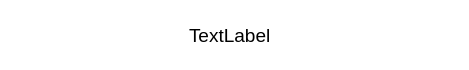
<?xml version="1.0" encoding="UTF-8"?>
<ui version="4.0">
 <class>Form</class>
 <widget class="QWidget" name="Form">
  <property name="geometry">
   <rect>
    <x>0</x>
    <y>0</y>
    <width>469</width>
    <height>70</height>
   </rect>
  </property>
  <property name="sizePolicy">
   <sizepolicy hsizetype="Preferred" vsizetype="Preferred">
    <horstretch>0</horstretch>
    <verstretch>0</verstretch>
   </sizepolicy>
  </property>
  <property name="minimumSize">
   <size>
    <width>0</width>
    <height>70</height>
   </size>
  </property>
  <property name="maximumSize">
   <size>
    <width>16777215</width>
    <height>100</height>
   </size>
  </property>
  <property name="windowTitle">
   <string>Form</string>
  </property>
  <property name="styleSheet">
   <string notr="true">

   background: white;
    border: none;
    border-radius: 10px;
    padding: 10px 20px;
</string>
  </property>
  <layout class="QVBoxLayout" name="verticalLayout_2">
   <item>
    <layout class="QHBoxLayout" name="horizontalLayout">
     <property name="rightMargin">
      <number>10</number>
     </property>
     <item>
      <spacer name="horizontalSpacer_2">
       <property name="orientation">
        <enum>Qt::Horizontal</enum>
       </property>
       <property name="sizeHint" stdset="0">
        <size>
         <width>40</width>
         <height>20</height>
        </size>
       </property>
      </spacer>
     </item>
     <item>
      <widget class="QLabel" name="task">
       <property name="font">
        <font>
         <family>Arial</family>
         <pointsize>14</pointsize>
        </font>
       </property>
       <property name="text">
        <string>TextLabel</string>
       </property>
      </widget>
     </item>
     <item>
      <spacer name="horizontalSpacer">
       <property name="orientation">
        <enum>Qt::Horizontal</enum>
       </property>
       <property name="sizeHint" stdset="0">
        <size>
         <width>40</width>
         <height>20</height>
        </size>
       </property>
      </spacer>
     </item>
    </layout>
   </item>
  </layout>
 </widget>
 <resources/>
 <connections/>
</ui>
